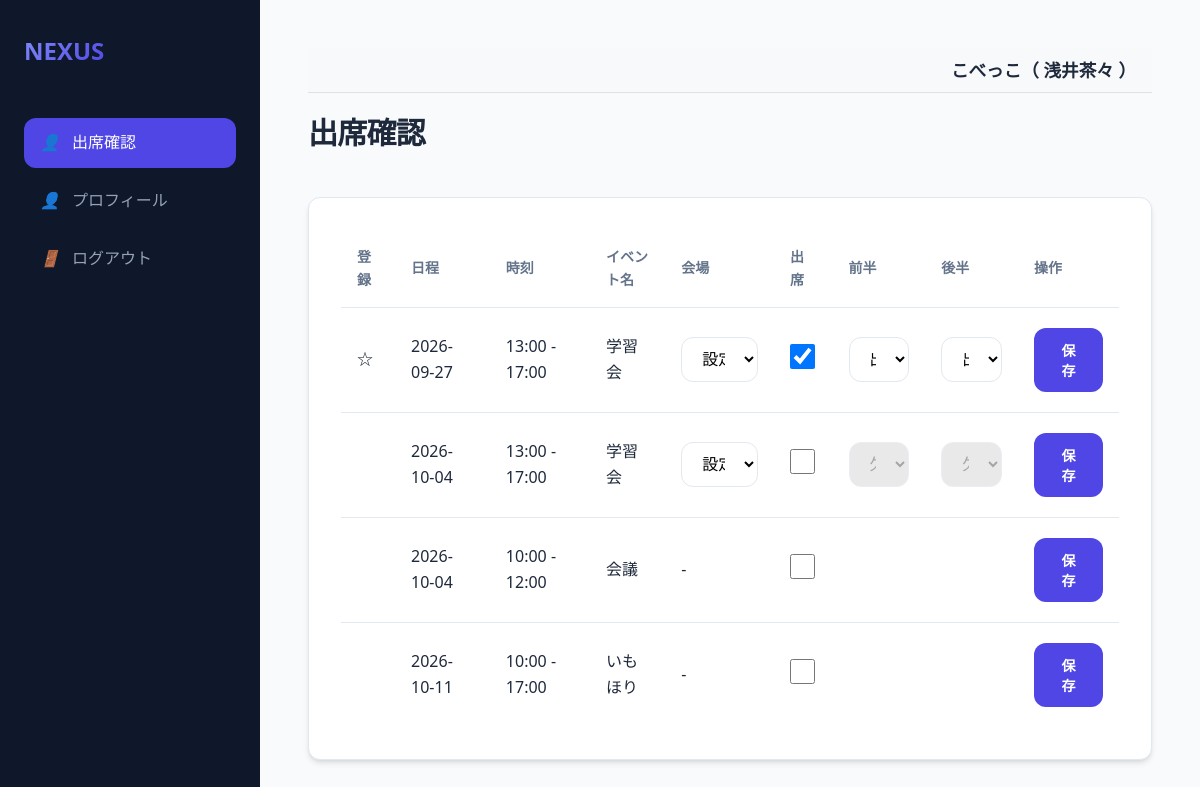
The app's page /teacher/dashboard (signed in), older data.
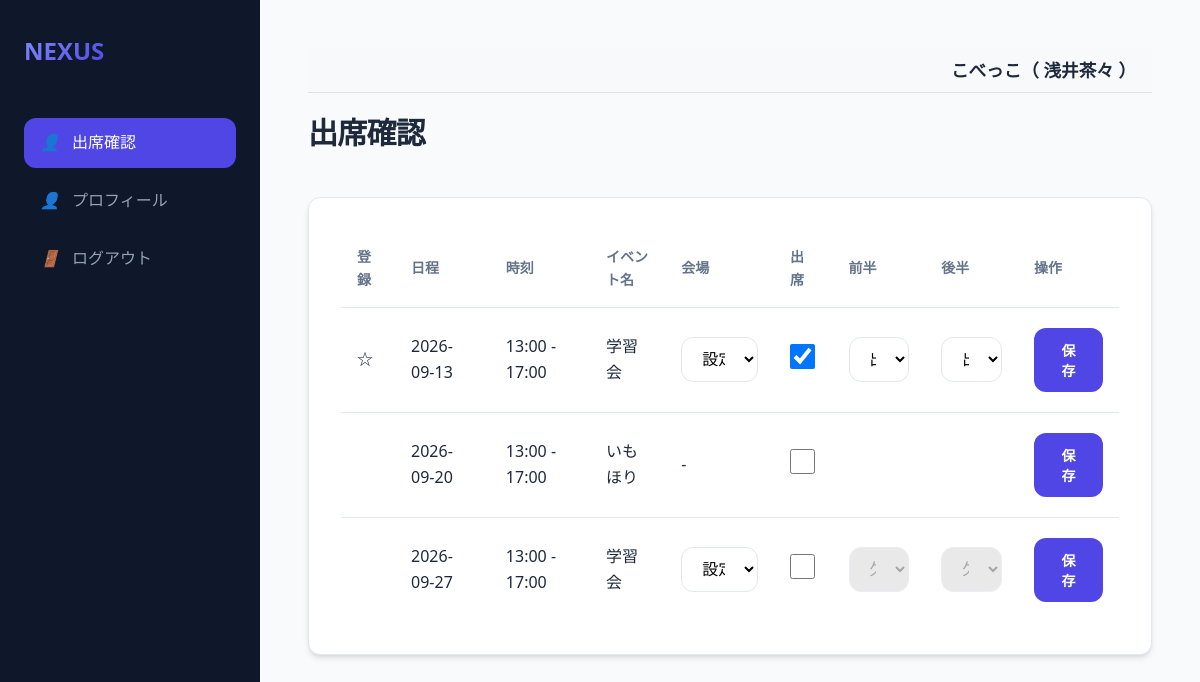
The same page, newer data.
### models.py (models this page shows, shortened)
class Organization(db.Model):
    id = db.Column(db.Integer, primary_key=True)
    name = db.Column(db.String(100), nullable=False)

class User(db.Model):
    id = db.Column(db.Integer, primary_key=True)
    username = db.Column(db.String(50), unique=True, nullable=False)
    name = db.Column(db.String(50), nullable=True)
    password_hash = db.Column(db.String(128), nullable=False)
    is_admin = db.Column(db.Boolean, default=False)
    is_super_admin = db.Column(db.Boolean, default=False)
    is_org_admin = db.Column(db.Boolean, default=False)
    organization_id = db.Column(db.Integer, db.ForeignKey('organization.id'), nullable=True)
    organization = db.relationship('Organization', backref='users')
    teacher_record = db.relationship('Teacher', back_populates='user', uselist=False)
    student_record = db.relationship('Student', back_populates='user', uselist=False)

class Event(db.Model):
    id = db.Column(db.Integer, primary_key=True)
    date = db.Column(db.DateTime, nullable=False)
    name = db.Column(db.String(100), nullable=False)
    organization_id = db.Column(db.Integer, db.ForeignKey('organization.id'), nullable=False)
    organization = db.relationship('Organization')
    venues = db.relationship('Venue', secondary=event_venue, backref='events')
    teacher_start = db.Column(db.String(5), nullable=False)
    teacher_end = db.Column(db.String(5), nullable=False)
    student_start = db.Column(db.String(5), nullable=False)
    student_end = db.Column(db.String(5), nullable=False)
    publish_to = db.Column(db.String(20), default='両0')
    status = db.Column(db.String(20), default='公開前')

class EventAttendance(db.Model):
    id = db.Column(db.Integer, primary_key=True)
    event_id = db.Column(db.Integer, db.ForeignKey('event.id'), nullable=False)
    user_id = db.Column(db.Integer, db.ForeignKey('user.id'), nullable=False)
    venue_id = db.Column(db.Integer, db.ForeignKey('venue.id'), nullable=True) # マッチング時に必要
    attend = db.Column(db.Boolean, default=False)
    subject1 = db.Column(db.String(20))
    subject2 = db.Column(db.String(20))
    achievement = db.Column(db.Integer) # 1-4
    compatibility = db.Column(db.Integer) # 1-4
    updated_by = db.Column(db.String(10)) # 'user' or 'admin'

### app.py (the view)
@app.route('/teacher/dashboard', methods=['GET'])
@login_required
def teacher_dashboard():
    user = db.session.get(User, session['user_id'])
    org_id = user.organization_id
    events = Event.query.filter(Event.organization_id == org_id,
                                Event.status.in_(['実施前', '実施']),
                                Event.publish_to.in_(['両方', '講師'])).order_by(Event.date).all()
    venues = Venue.query.filter_by(organization_id=org_id).all()
    all_attendances = {a.event_id: a for a in EventAttendance.query.filter_by(user_id=session['user_id']).all()}
    return render_template('teacher_dashboard.html', events=events, venues=venues, all_attendances=all_attendances)

### app.py (called while the page is built)
@app.after_request
def add_header(response):
    response.headers['Cache-Control'] = 'no-store, no-cache, must-revalidate, max-age=0'
    response.headers['Pragma'] = 'no-cache'
    response.headers['Expires'] = '0'
    return response

def login_required(f):
    @wraps(f)
    def decorated_function(*args, **kwargs):
        if 'user_id' not in session:
            return redirect(url_for('login'))
        return f(*args, **kwargs)
    return decorated_function

@app.context_processor
def inject_user():
    user = None
    if 'user_id' in session:
        user = db.session.get(User, session['user_id'])
    return dict(current_user=user)

### templates/teacher_dashboard.html (shortened to what this page needs)
{% extends "base.html" %}
{% block content %}
<div class="header">
    <h1>出席確認</h1>
</div>
<div class="card">
    <div class="table-container">
        <table>
            <thead>
                <tr>
                    <th>登録</th>
                    <th>日程</th>
                    <th>時刻</th>
                    <th>イベント名</th>
                    <th>会場</th>
                    <th>出席</th>
                    <th>前半</th>
                    <th>後半</th>
                    <th>操作</th>
                </tr>
            </thead>
            <tbody>
                {% for event in events %}
                {% set att = all_attendances.get(event.id) %}
                {% set is_study = (event.name == '学習会') %}
                <tr>
                    <td>
                        {% if att %}
                            {% if att.updated_by == 'user' %}★
                            {% elif att.updated_by == 'admin' %}☆
                            {% endif %}
                        {% endif %}
                    </td>
                    <td>{{ event.date.strftime('%Y-%m-%d') }}</td>
                    <td>{{ event.teacher_start }} - {{ event.teacher_end }}</td>
                    <td>{{ event.name }}</td>
                    <td>
                    {% if is_study %}
                    <select name="venue_id" id="venue_{{event.id}}" form="form_{{event.id}}">
                        {% if not venues %}
                        <option value="">設定なし</option>
                        {% endif %}
                    </select>
                    {% else %}
                    -
                    {% endif %}
                    </td>
                    <td>
                        <input type="checkbox" name="attend" value="true" form="form_{{event.id}}" class="large-checkbox attend-checkbox" data-event-id="{{event.id}}"
                               {{ 'checked' if att and att.attend }}>
                    </td>
                    <td>
                        {% if is_study %}
                        <select name="subject1" id="sub1_{{event.id}}" form="form_{{event.id}}" class="subject-select" {{ 'disabled' if not (att and att.attend) }}>
                            <option value="出席" {{ 'selected' if (att.subject1 if att else '欠席') == '出席' }}>出席</option>
                            <option value="欠席" {{ 'selected' if (att.subject1 if att else '欠席') == '欠席' }}>欠席</option>
                        </select>
                        {% else %}
                        &nbsp;
                        {% endif %}
                    </td>
                    <td>
                        {% if is_study %}
                        <select name="subject2" id="sub2_{{event.id}}" form="form_{{event.id}}" class="subject-select" {{ 'disabled' if not (att and att.attend) }}>
                            <option value="出席" {{ 'selected' if (att.subject2 if att else '欠席') == '出席' }}>出席</option>
                            <option value="欠席" {{ 'selected' if (att.subject2 if att else '欠席') == '欠席' }}>欠席</option>
                        </select>
                        {% else %}
                        &nbsp;
                        {% endif %}
                    </td>
                    <td>
                        <button type="submit" form="form_{{event.id}}" class="btn btn-primary">保存</button>
                    </td>
                </tr>
                {% endfor %}
            </tbody>
        </table>
    </div>
</div>
{% endblock %}

### templates/base.html (shortened to what this page needs)
<!DOCTYPE html>
<html lang="ja">
<head>
    <link rel="stylesheet" href="{{ url_for('static', filename='style.css') }}">
</head>
<body>
<aside class="sidebar">
    <a href="/" class="logo">
        <span>NEXUS</span>
    </a>
    <nav class="nav-links">
        {% if current_user.is_admin %}
        <a href="/events" class="nav-item {{ 'active' if request.path == '/events' }}">
            <i>📋</i> イベント管理
        </a>
        <a href="/event/select" class="nav-item {{ 'active' if request.path == '/event/select' }}">
            <i>📅</i> イベント一覧
        </a>
        <a href="/venues" class="nav-item {{ 'active' if request.path == '/venues' }}">
            <i>📍</i> 会場一覧
        </a>
        <a href="/settings" class="nav-item {{ 'active' if request.path == '/settings' }}">
            <i>⚙️</i> デフォルト設定
        </a>
        <a href="/prohibited_matches" class="nav-item {{ 'active' if request.path == '/prohibited_matches' }}">
            <i>🚫</i> マッチング禁止
        </a>
        {% if session.get('selected_event_name', '')|trim == '学習会' and session.get('selected_event_status', '')|trim == '実施後' %}
        <a href="/evaluation/teacher" class="nav-item {{ 'active' if request.path == '/evaluation/teacher' }}">
            <i>🧑‍🏫</i> 講師による評価
        </a>
        <a href="/evaluation/student" class="nav-item {{ 'active' if request.path == '/evaluation/student' }}">
            <i>🎓</i> 生徒の感想
        </a>
        {% else %}
        <a href="/teachers" class="nav-item {{ 'active' if request.path == '/teachers' }}">
            <i>🧑‍🏫</i> 講師一覧
        </a>
        <a href="/students" class="nav-item {{ 'active' if request.path == '/students' }}">
            <i>🎓</i> 生徒一覧
        </a>
        {% if session.get('selected_event_name', '')|trim == '学習会' and session.get('selected_event_status', '')|trim == '実施' %}
        <a href="/matching/setup" class="nav-item {{ 'active' if request.path == '/matching/setup' }}">
            <i>🔄</i> マッチング実行
        </a>
        <a href="/result" class="nav-item {{ 'active' if request.path == '/result' }}">
            <i>📊</i> マッチング結果
        </a>
        <a href="/matching/adjustment" class="nav-item {{ 'active' if request.path == '/matching/adjustment' }}">
            <i>🛠️</i> マッチング調整
        </a>
        {% endif %}
        {% endif %}
        {% if current_user.is_super_admin %}
        <a href="/users" class="nav-item {{ 'active' if request.path == '/users' }}">
            <i>⚙️</i> 管理者一覧
        </a>
        <a href="/organizations" class="nav-item {{ 'active' if request.path == '/organizations' }}">
            <i>🏢</i> 組織一覧
        </a>
        {% endif %}
        {% elif current_user.teacher_record %}
        <a href="{{ url_for('teacher_dashboard') }}" class="nav-item {{ 'active' if request.path == '/teacher/dashboard' }}">
            <i>👤</i> 出席確認
        </a>
        <a href="{{ url_for('teacher_edit', id=current_user.teacher_record.id) }}" class="nav-item {{ 'active' if request.path == url_for('teacher_edit', id=current_user.teacher_record.id) }}">
            <i>👤</i> プロフィール
        </a>
        {% endif %}
        <a href="{{ url_for('logout') }}" class="nav-item">
            <i>🚪</i> ログアウト
        </a>
    </nav>
</aside>
<main class="main-content">
    {% if current_user %}
    <div style="background-color: #f8f9fa; padding: 0.5rem 1rem; margin-bottom: 1rem; border-bottom: 1px solid #dee2e6; text-align: right; font-size: 1.1rem; font-weight: bold;">
        {{ current_user.organization.name if current_user.organization else '組織なし' }}（
        {% if current_user.name %}
            {{ current_user.name }}
        {% elif current_user.teacher_record %}
            {{ current_user.teacher_record.name }}
        {% elif current_user.student_record %}
            {{ current_user.student_record.name }}
        {% else %}
            {{ current_user.username }}
        {% endif %}
        ）
    </div>
    {% endif %}
    {% block content %}{% endblock %}
</main>
</body>
</html>

### static/style.css (style rules this page uses)
:root { --primary: #4f46e5; --primary-hover: #4338ca; --bg-main: #f8fafc; --bg-card: #ffffff; --text-main: #1e293b; --text-muted: #64748b; --border: #e2e8f0; --shadow: 0 4px 6px -1px rgb(0 0 0 / 0.1), 0 2px 4px -2px rgb(0 0 0 / 0.1); --radius: 0.75rem; --sidebar-w: 260px; }
* { margin: 0; padding: 0; box-sizing: border-box; }
body { font-family: "Segoe UI", "Hiragino Kaku Gothic ProN", "Hiragino Sans", "Meiryo", sans-serif; background-color: var(--bg-main); color: var(--text-main); line-height: 1.6; display: flex; min-height: 100vh; }
.sidebar { width: var(--sidebar-w); background-color: #0f172a; color: white; padding: 2rem 1.5rem; display: flex; flex-direction: column; position: fixed; height: 100vh; transition: all 0.3s ease; }
.logo { font-size: 1.5rem; font-weight: 800; margin-bottom: 3rem; display: flex; align-items: center; gap: 0.75rem; color: #f8fafc; text-decoration: none; }
.logo span { background: linear-gradient(135deg, #818cf8, #4f46e5); -webkit-background-clip: text; -webkit-text-fill-color: transparent; }
.nav-links { display: flex; flex-direction: column; gap: 0.5rem; }
.nav-item { padding: 0.75rem 1rem; color: #94a3b8; text-decoration: none; border-radius: var(--radius); display: flex; align-items: center; gap: 0.75rem; transition: all 0.2s; }
.nav-item.active { background-color: var(--primary); color: white; }
.main-content { margin-left: var(--sidebar-w); flex: 1; padding: 3rem; max-width: 1200px; }
.header { display: flex; justify-content: space-between; align-items: center; margin-bottom: 2.5rem; }
h1 { font-size: 1.875rem; font-weight: 700; letter-spacing: -0.025em; }
.card { background: var(--bg-card); border: 1px solid var(--border); border-radius: var(--radius); padding: 2rem; box-shadow: var(--shadow); }
.table-container { overflow-x: auto; }
table { width: 100%; border-collapse: collapse; text-align: left; }
th { padding: 1rem; border-bottom: 1px solid var(--border); font-size: 0.875rem; text-transform: uppercase; color: var(--text-muted); font-weight: 600; }
td { padding: 1.25rem 1rem; border-bottom: 1px solid var(--border); }
tr:last-child td { border-bottom: none; }
input, select, textarea { width: 100%; padding: 0.75rem 1rem; border: 1px solid var(--border); border-radius: var(--radius); font-size: 1rem; transition: border-color 0.2s; background-color: #fff; }
.btn { display: inline-flex; align-items: center; justify-content: center; padding: 0.75rem 1.5rem; font-size: 0.875rem; font-weight: 600; border-radius: var(--radius); cursor: pointer; transition: all 0.2s; text-decoration: none; border: none; gap: 0.5rem; }
.btn-primary { background-color: var(--primary); color: white; }

### templates/teacher_dashboard.html (style rules this page uses)
.large-checkbox { width: 25px; height: 25px; cursor: pointer; }
input:disabled, select:disabled { background-color: #e0e0e0; }

Row changes from the older to the newer data that the page shows:
no longer on this page (row edited): Event: date "2026-10-04", teacher_start "13:00", teacher_end "17:00", name "学習会", subject1 "欠席", subject2 "欠席"
removed Event: date "2026-10-04", teacher_start "10:00", teacher_end "12:00", name "会議"
removed Event: date "2026-10-11", teacher_start "10:00", teacher_end "17:00", name "いもほり"
changed Event "出席": date "2026-09-27" → "2026-09-13"
now on this page (row edited): Event: date "2026-09-20", teacher_start "13:00", teacher_end "17:00", name "いもほり"
now on this page (row edited): Event: date "2026-09-27", teacher_start "13:00", teacher_end "17:00", name "学習会", subject1 "欠席", subject2 "欠席"
